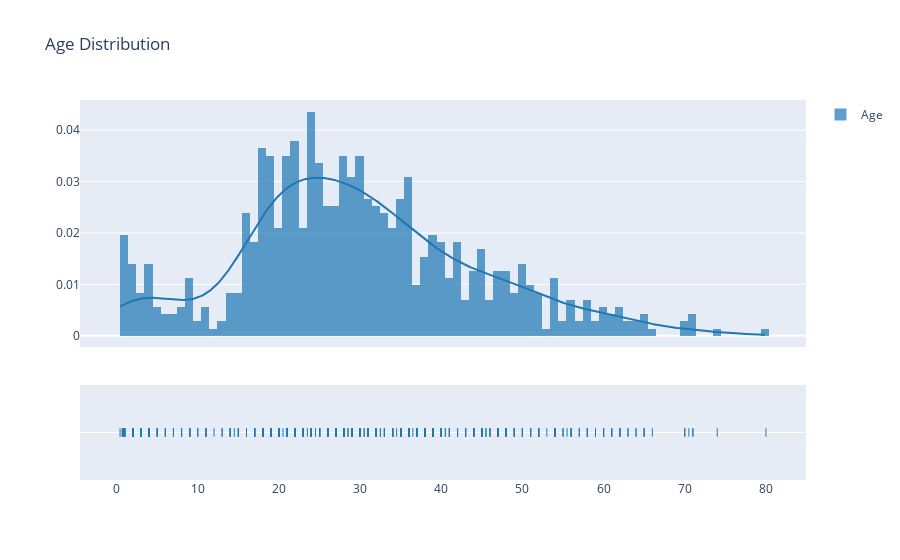

Notebook source saved alongside this figure:
### Markdown cell above
There were 64.8% male passengers on the ship which is significantly greater than female passengers.

### Code cell
import plotly.figure_factory as ff
from plotly.offline import iplot
age=data['Age'].dropna()
fig = ff.create_distplot([age],['Age'],bin_size=1,)
fig.update_traces()
fig.update_layout(
    title="Age Distribution",
)
iplot(fig, filename='Basic Distplot')

### Figure 1 — Plotly figure (JSON) as saved in the notebook; plotly's stock layout.template omitted (floating-point values rounded to 4 significant figures; data arrays with more than 128 entries replaced by an {"elided": "..."} marker saying what was removed)
{"data": [{"autobinx": false, "histnorm": "probability density", "legendgroup": "Age", "marker": {"color": "rgb(31, 119, 180)"}, "name": "Age", "opacity": 0.7, "type": "histogram", "x": {"elided": "714 float values"}, "xaxis": "x", "xbins": {"end": 80, "size": 1, "start": 0.42}, "yaxis": "y"}, {"legendgroup": "Age", "marker": {"color": "rgb(31, 119, 180)"}, "mode": "lines", "name": "Age", "showlegend": false, "type": "scatter", "x": {"elided": "500 float values"}, "xaxis": "x", "y": {"elided": "500 float values"}, "yaxis": "y"}, {"legendgroup": "Age", "marker": {"color": "rgb(31, 119, 180)", "symbol": "line-ns-open"}, "mode": "markers", "name": "Age", "showlegend": false, "type": "scatter", "x": {"elided": "714 float values"}, "xaxis": "x", "y": {"elided": "714 str values"}, "yaxis": "y2"}], "layout": {"barmode": "overlay", "hovermode": "closest", "legend": {"traceorder": "reversed"}, "title": {"text": "Age Distribution"}, "xaxis": {"anchor": "y2", "domain": [0, 1], "zeroline": false}, "yaxis": {"anchor": "free", "domain": [0.35, 1], "position": 0}, "yaxis2": {"anchor": "x", "domain": [0, 0.25], "dtick": 1, "showticklabels": false}}}
